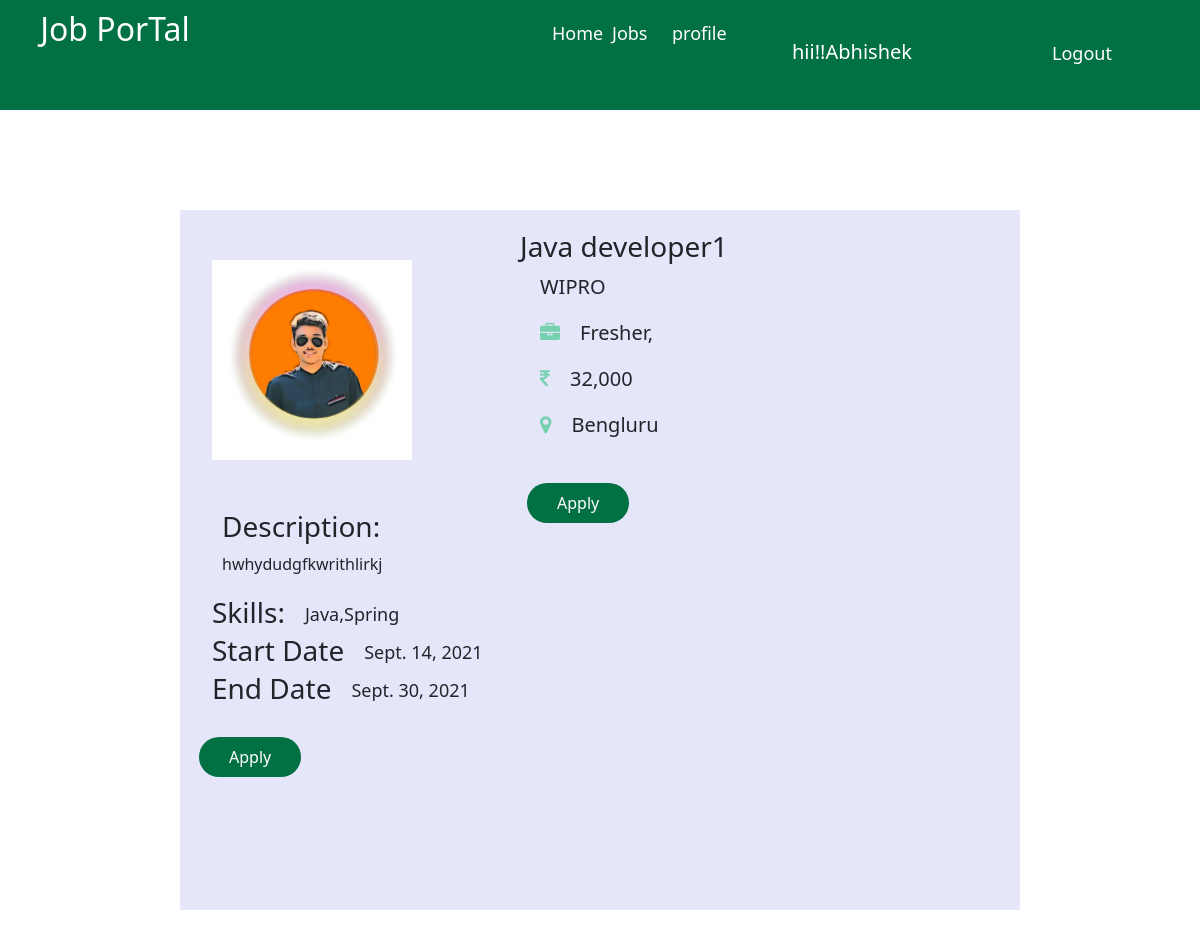
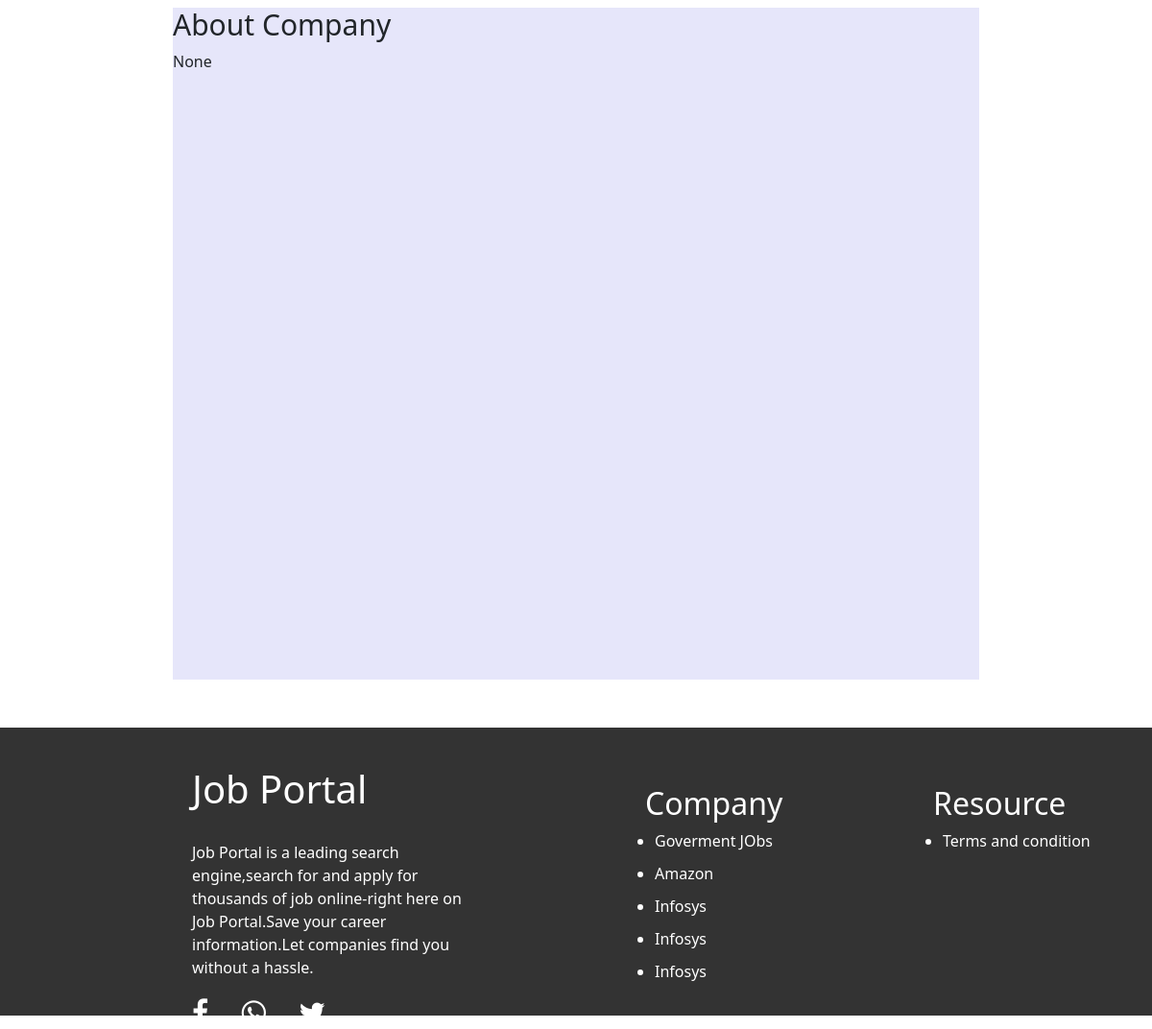
Page /job_details/1 (signed in) on the committed database (2 pictures, top to bottom).
### Job_Portal/models.py (models this page shows, shortened)
class Jobs(models.Model):
    recruiter = models.ForeignKey(RecruiterUser, on_delete=models.CASCADE)
    start_date = models.DateField(default=timezone.now, blank=True, null=True)
    end_date = models.DateField(default=timezone.now, blank=True, null=True)
    company_name = models.CharField(max_length=15, null=True)
    about_company = models.CharField(max_length=1000,null=True)
    company_logo = models.FileField(null=True, upload_to="images/")
    title = models.CharField(max_length=50)
    salary = models.CharField(max_length=60)
    description = models.CharField(max_length=1000)
    experience = models.CharField(max_length=100)
    location = models.CharField(max_length=100)
    skills = models.CharField(max_length=110)
    job_type = models.CharField(max_length=110, null=True)
    org_type =  models.CharField(max_length=110, null=True)
    creation_date = models.DateField(default=timezone.now, blank=True, null=True)

### Job_Portal/views.py (the view, shortened to what this page needs)
# urls.py: path('job_details/<int:pid>', views.job_details, name='job_details'),
def job_details(request,pid):
    if not request.user.is_authenticated:
        return redirect('login_form')
    job = Jobs.objects.get(id=pid)
    d = {'jobdata': job}
    date1 = date.today()
    return render(request, "job_details.html", d)

### Job_Portal/templates/job_details.html (shortened to what this page needs)
{% load static %}
{% include 'message.html'%}
{% include 'candidate_nav.html' %}
<link rel="stylesheet" type="text/css" href="{% static 'css/job_details.css' %}">
<link rel="stylesheet" href="https://cdnjs.cloudflare.com/ajax/libs/font-awesome/4.7.0/css/font-awesome.min.css">
{% block body %}
<div class="container">
    <div class="row">
        <div class="img">
           <img src="{{jobdata.company_logo.url}}">
        </div>
        <div class= "detail">
            <h3>{{jobdata.title}}</h3>
           <p class="name">{{jobdata.company_name}}</p>
             <p><i class="fa fa-briefcase"></i><span>{{jobdata.experience}}</span><p>
             <p><i class="fa fa-inr"></i><span>{{jobdata.salary}}</span></p>
             <p><i class="fa fa-map-marker"></i><span>{{jobdata.location}}</span></p>
            <form class="apply-btn" method="POST" >
              <input value="Apply" type="submit" >
            </form>
        </div>
    </div>
    <div class="sec2">
      <div class="description">
         <h3>Description:</h3>
         <p>{{ jobdata.description}}</p>
     </div>
     <div class="other">
         <h3>Skills:</h3>
         <p>{{jobdata.skills}}</p>
     </div>
    <div class="dates">
        <h3>Start Date</h3>
        <p>{{jobdata.start_date}}</p>
    </div>
    <div class="dates1">
         <h3>End Date</h3>
         <p>{{jobdata.end_date}}</p>
    </div>
        <form  method="post" class="apply-btn">
              <input value="Apply" type="submit" >
            </form>
    </div>
</div>
<section >
    <div class="about_company">
        <h1>About Company</h1>
        <p>{{jobdata.about_company}}</p>
    </div>
</section>
{% include 'footer.html'%}
{% endblock %}

### Job_Portal/templates/candidate_nav.html (shortened to what this page needs)
<!DOCTYPE html>
<html lang="en">
<head>
    {% load static %}
	<link rel="stylesheet" href="https://cdnjs.cloudflare.com/ajax/libs/font-awesome/4.7.0/css/font-awesome.min.css">
	 <link rel="stylesheet" type="text/css" href="{% static 'css/nav_style.css' %}">
</head>
<body>
    <nav>
		<div class="nav_bar">
                  <div class="logo"><h2>Job PorTal</h2></div>
                <div class="menu">
                    <ul>
                      <li><a href="/home"> Home </a> </li>
                      <li class="job"><a href="{% url 'job_list'%}" >Jobs</a>
                        </li>
                      <li><a href="{% url 'recruiterprofile'%}">profile</a> </li>
                    </ul>
		               <h4>hii!!{{request.user.first_name}}</h4>
                       <a href="{% url 'Logout' %}" class="logout">Logout</a>
                </div>
        </div>
	</nav>
</body>
</html>

### Job_Portal/static/css/nav_style.css (style rules this page uses)
.nav_bar { background:#017143; height:110px; width:100%; overflow:hidden; }
.logo { float:left; color:white; text-align:center; width:200px; margin:10px; font-weight:500; padding-left: 10px; }
.menu { margin-left:500px; height:110px; display:flex; }
.menu ul { display:inline-flex; list-style:none; color:white; margin-right:30px; padding-left: -10px; }
.menu ul li { width:40px; height:28px; margin:10px; padding:10px; }
.menu ul li a { text-decoration:none; color:white; font-size:18px; font-weight:500; }
.logout { margin-left:200px; margin-top:30px; width:60px; text-decoration:none; padding:10px; font-size:18px; font-weight:500; color:white; }
h4 { margin-top:20px; margin-left:40px; margin-top:30px; width:60px; text-decoration:none; padding:10px; font-size:20px; font-weight:500; color:white; }

### Job_Portal/static/css/job_details.css (style rules this page uses)
body { margin:0; padding:0; }
.container ,.about_company { width:70%; margin: auto; background:#E6E6FA; height:700px; position:relative; z-index:100; margin-top:100px; }
.row { display:flex; }
.img { height:200px; width:200px; margin-right:100px; margin-left :20px; margin-top:50px; }
.img img { height:200px; width:200px; }
.detail { height:300px; width:400px; padding:20px; display:block; }
.detail p { font-weight:400; font-size:20px; margin-left:20px; }
.detail p i { color:#77d1b1; }
.detail p span { margin-left:20px; }
.apply-btn { height:48px; padding:7px; border-radius-left-radius:5px; border-radius-right-radius:5px; position:absolute; margin-top:20px; }
.apply-btn a button,.apply-btn input { padding:0 30px; height:40px; border-radius:20px; box-shadow: none; border:1px; background-color:#017143; color:white; outline: none; cursor:pointer; font-size:16px; }
.sec2 { display:block; }
.description { padding-top:0px; padding-left:30px; }
.other,.dates,.dates1 { display:flex; padding-top:0px; height:18px; position:relative; margin:20px; }
.other p,.dates p,.dates1 p { margin-left:20px; font-size:18px; font-weight:500; margin-top:5px; }
.about_company { margin-top:50px; margin-bottom:50px; }
.about_company h1 { font-size:30px; font-weight:500; }

### rows in the picture
Jobs: company_logo (picture), title "Java developer1", company_name "WIPRO", experience "Fresher,", salary "32,000", location "Bengluru", description "hwhydudgfkwrithlirkj", skills "Java,Spring", start_date "Sept. 14, 2021", end_date "Sept. 30, 2021", about_company "None"

### other values in the picture
{{ request.user.first_name }} "Abhishek"
